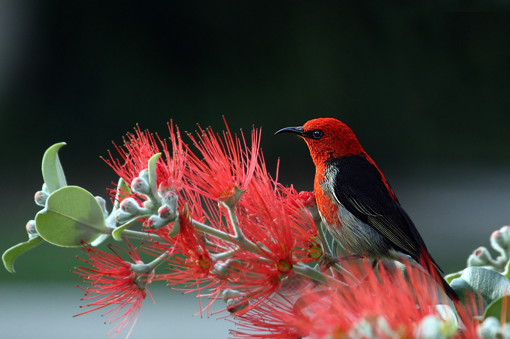
#> input picture eval.png, 510 x 339 px, found by its file name
$ python downsample_single_image.py
#> lines starting #> are read from the running program, lines starting #| are printed output that depends on the picture
import cv2
import numpy as np

# =========================
# CONFIG
# =========================
HR_IMAGE_PATH = r"C:\PROJECTS\modified-edsr\eval.png"

LR1_OUTPUT_PATH = r"C:\PROJECTS\modified-edsr\eval_lr1.png"
LR2_OUTPUT_PATH = r"C:\PROJECTS\modified-edsr\eval_lr2.png"

SCALE = 4

# Same blur params used in dataset creation
BLUR_KERNEL = (5, 5)
BLUR_SIGMA = 1.2

# =========================
# HELPERS
# =========================
def bicubic_downsample(img, scale):
    h, w, _ = img.shape
    return cv2.resize(
        img,
        (w // scale, h // scale),
        interpolation=cv2.INTER_CUBIC
    )

# =========================
# LOAD HR IMAGE
# =========================
hr = cv2.imread(HR_IMAGE_PATH)
#> hr is the input picture: shape (339, 510, 3); mean B, G, R 56.5, 61.6, 76.5
if hr is None:
    raise FileNotFoundError(f"Could not read image: {HR_IMAGE_PATH}")

hr = cv2.cvtColor(hr, cv2.COLOR_BGR2RGB)

# =========================
# LR1: Bicubic downsampling
# =========================
lr1 = bicubic_downsample(hr, SCALE)
#> in bicubic_downsample, `return cv2.resize( img, (w // scale, h // scale), interpolation=cv2.IN..`:
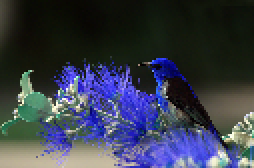
#> returned value: shape (84, 127, 3) (shown 2 times larger); mean of channels 0, 1, 2 76.4, 61.5, 56.4; drawn as B, G, R

# =========================
# LR2: Blur + Bicubic
# =========================
blurred = cv2.GaussianBlur(hr, BLUR_KERNEL, BLUR_SIGMA)
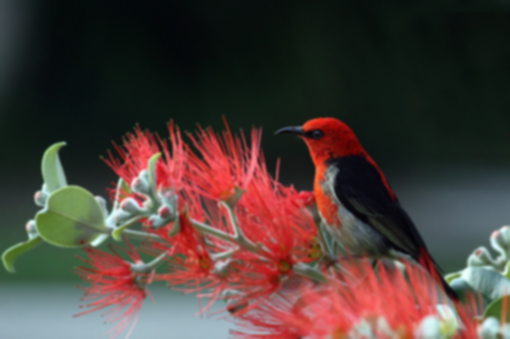
#> blurred: shape (339, 510, 3); mean R, G, B 76.5, 61.6, 56.5
lr2 = bicubic_downsample(blurred, SCALE)
#> call 2 of bicubic_downsample, with scale = 4
#> in bicubic_downsample (call 2), `return cv2.resize( img, (w // scale, h // scale), interpolation=cv2.IN..`:
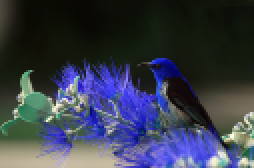
#> returned value: shape (84, 127, 3) (shown 2 times larger); mean of channels 0, 1, 2 76.5, 61.6, 56.5; drawn as B, G, R

# =========================
# SAVE (convert back to BGR)
# =========================
cv2.imwrite(LR1_OUTPUT_PATH, cv2.cvtColor(lr1, cv2.COLOR_RGB2BGR))
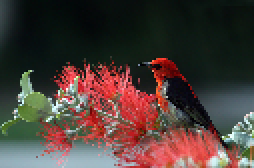
#> saved as eval_lr1.png: shape (84, 127, 3) (shown 2 times larger); mean B, G, R 56.4, 61.5, 76.4
cv2.imwrite(LR2_OUTPUT_PATH, cv2.cvtColor(lr2, cv2.COLOR_RGB2BGR))
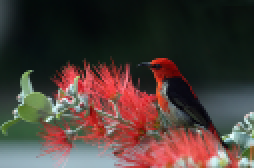
#> saved as eval_lr2.png: shape (84, 127, 3) (shown 2 times larger); mean B, G, R 56.5, 61.6, 76.5

print("✅ Dual-LR images created successfully:")
print(f"LR1 saved at: {LR1_OUTPUT_PATH}")
print(f"LR2 saved at: {LR2_OUTPUT_PATH}")
